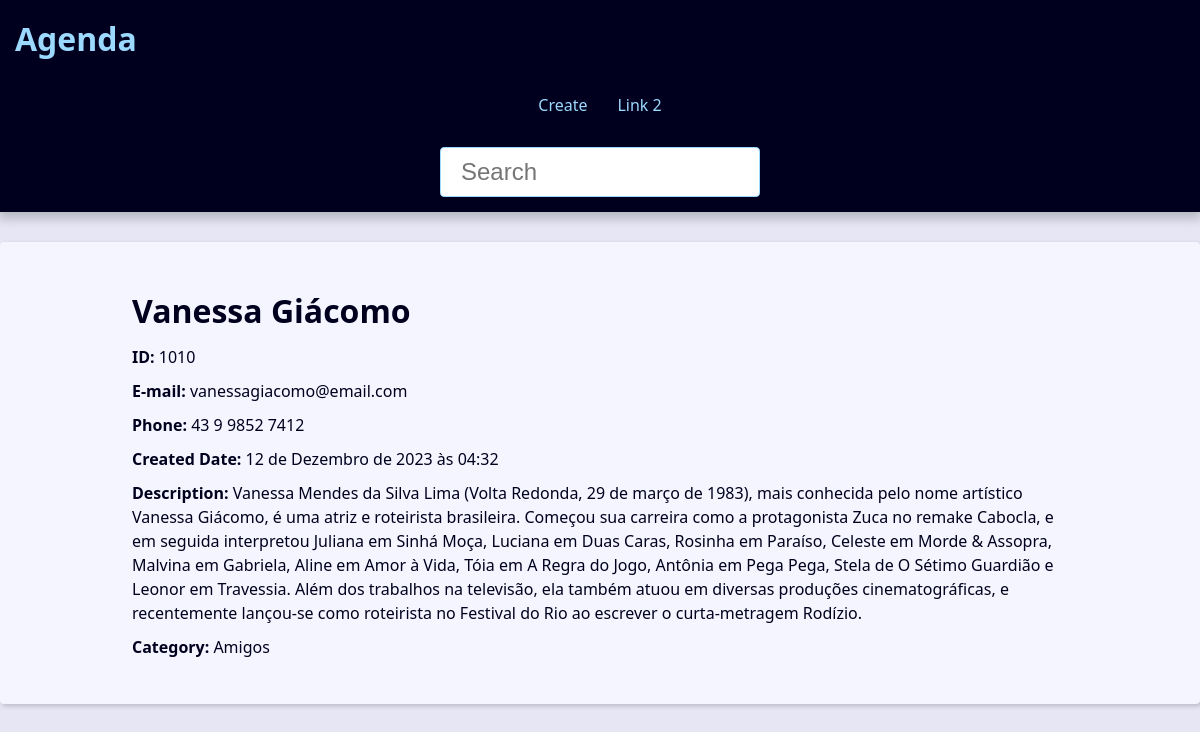
The page /contact/1010/detail/ on the database its author committed.
### contact/models.py (models this page shows, shortened)
class Contact(models.Model):
    first_name = models.CharField(max_length=50)
    last_name = models.CharField(max_length=50)
    phone = models.CharField(max_length=50)
    email = models.EmailField(max_length=200, blank=True)
    created_date = models.DateTimeField(default=timezone.now)
    description = models.TextField(blank=True)
    show = models.BooleanField(default=True)
    picture = models.ImageField(blank=True, upload_to="pictures/%Y/%m")
    category = models.ForeignKey(
        Category,
        on_delete=models.SET_NULL,
        blank=True,
        null=True,
    )
    owner = models.ForeignKey(
        User,
        on_delete=models.SET_NULL,
        blank=True,
        null=True,
    )

class Category(models.Model):
    class Meta:
        verbose_name = "Category"
        verbose_name_plural = "Categories"
    name = models.CharField(max_length=50)

### contact/views/contact_views.py (the view)
# urls.py: path("contact/<int:contact_id>/detail/", views.contact, name="contact"),
def contact(request, contact_id):
    single_contact = get_object_or_404(Contact, pk=contact_id, show=True)
    contact_name = f"{single_contact.first_name} {single_contact.last_name} - "
    context = {
        "contact": single_contact,
        "site_title": contact_name,
    }
    return render(
        request,
        "contact/contact.html",
        context,
    )

### contact/templates/contact/contact.html
{% extends "global/base.html" %}
{% block content %}
    <div class="single-contact">
        <h1 class="single-contact-name">
            {{ contact.first_name }} {{ contact.last_name }}
        </h1>
        <p><b>ID: </b> {{ contact.id }}</p>
        <p><b>E-mail: </b> {{ contact.email }}</p>
        <p><b>Phone: </b> {{ contact.phone }}</p>
        <p><b>Created Date: </b> {{ contact.created_date }}</p>
        <p><b>Description: </b> {{ contact.description }}</p>
        <p><b>Category: </b> {{ contact.category.name }}</p>
    </div>
{% endblock content %}

### base_static/global/css/style.css (style rules this page uses)
:root { --spacing: 1.5rem; --link-dark-color: rgb(0, 83, 134); --link-light-color: rgb(156, 217, 255); --clr-white: rgb(245, 245, 255); --clr-black: rgb(0, 0, 30); --clr-light-gray: rgb(230, 230, 245); --clr-dark-shadow-5: rgba(0, 0, 10, 5%); --clr-dark-shadow-10: rgba(0, 0, 10, 10%); --clr-dark-shadow-20: rgba(0, 0, 10, 20%); --clr-light-shadow-5: rgba(200, 200, 255, 5%); --clr-light-shadow-10: rgba(200, 200, 255, 10%); --clr-light-shadow-20: rgba(200, 200, 255, 20%); --main-page-width: 120rem; --table-min-width: 60rem; --biggest-font-size: 5rem; --bigger-font-size: 4rem; --big-font-size: 3.2rem; --medium-font-size: 2.4rem; --small-font-size: 1.6rem; --smaller-font-size: 1.4rem; --smallest-font-size: 1.2rem; --transition-fast: 300ms; --transition-medium: 600ms; --transition-slow: 1s; --default-border-radius: 4px; }
*, *::before, *::after { margin: 0; padding: 0; box-sizing: border-box; }
html { font-size: 62.5%; }
body { font-family: system-ui, -apple-system, BlinkMacSystemFont, 'Segoe UI', Roboto, Oxygen, Ubuntu, Cantarell, 'Open Sans', 'Helvetica Neue', sans-serif; line-height: 1.5; font-size: var(--small-font-size); color: var(--clr-black); -webkit-font-smoothing: antialiased; background: var(--clr-light-gray); }
@media (min-width: 600px) { .single-contact { max-width: 80%; margin: calc(var(--spacing) * 2) auto; } }
.single-contact h1 { margin: 1rem 0; }
.single-contact p { margin: 1rem 0; }

### rows shown on the page
Contact: first_name "Vanessa", last_name "Giácomo", id "1010", email "vanessagiacomo@email.com", phone "43 9 9852 7412", created_date "12 de Dezembro de 2023 às 04:32", description "Vanessa Mendes da Silva Lima (Volta Redonda, 29 de março de 1983), mais conhecida pelo nome artístico Vanessa Giácomo, é uma atriz e roteirista brasileira. Começou sua carreira como a protagonista Zuca no remake Cabocla, e em seguida interpretou Juliana em Sinhá Moça, Luciana em Duas Caras, Rosinha em Paraíso, Celeste em Morde & Assopra, Malvina em Gabriela, Aline em Amor à Vida, Tóia em A Regra do Jogo, Antônia em Pega Pega, Stela de O Sétimo Guardião e Leonor em Travessia. Além dos trabalhos na televisão, ela também atuou em diversas produções cinematográficas, e recentemente lançou-se como roteirista no Festival do Rio ao escrever o curta-metragem Rodízio.", category.name "Amigos"
